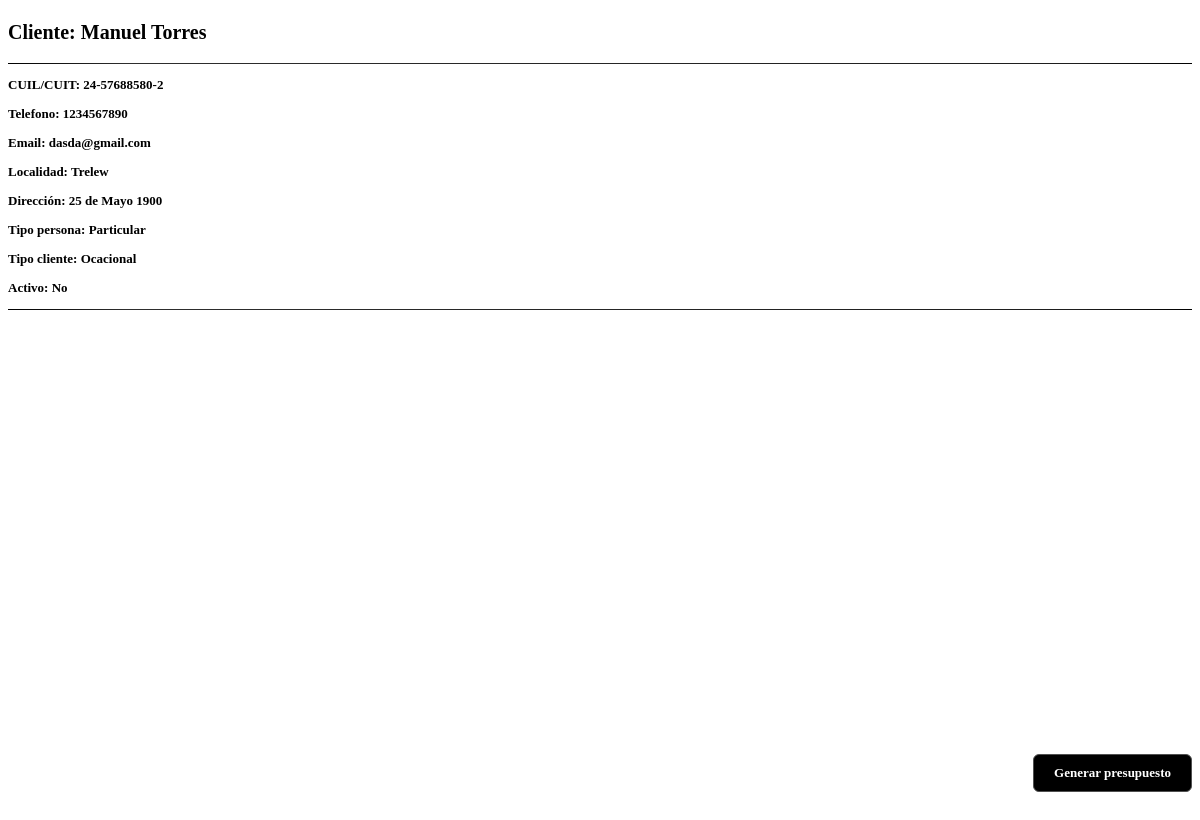
The page /gestionClientes/6 on the database as committed earlier.
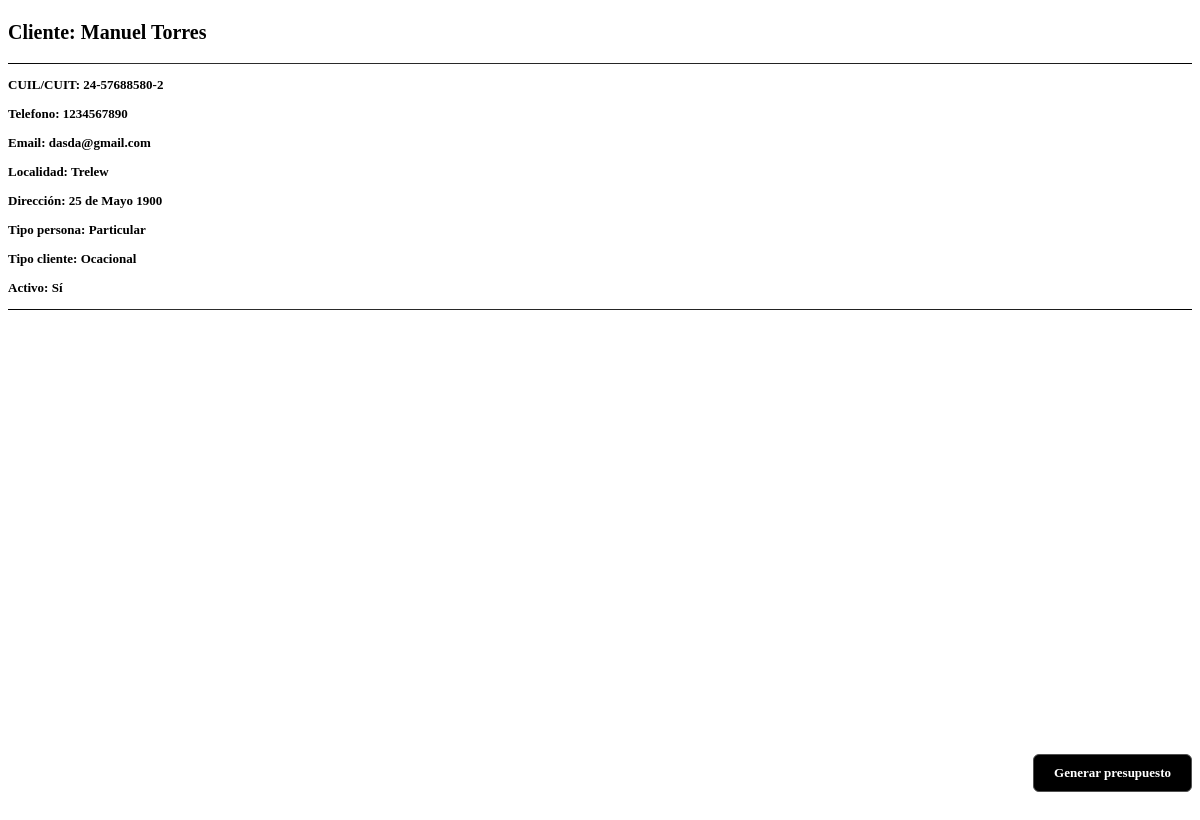
The same page on the database as committed later.
### core/views.py (the view)
# urls.py: path('gestionClientes/<int:pk>', detalleCliente, name='detalleCliente'),
def detalleCliente(request, pk):
    cliente = Cliente.objects.get(id=pk)
    return render(request, 'cliente/detalleCliente.html', {'cliente': cliente})

### core/models.py (called while the page is built)
    def __str__(self):
        return self.nombre

    def getTipo(self):
        return dict(self.TIPO)[self.tipo]

    def getTipoPersona(self):
        return dict(self.TIPOPERSONA)[self.tipoPersona]

### core/templates/cliente/detalleCliente.html (shortened to what this page needs)
{% load static %}
{% block detalle %}
<link href="{%static 'css/detalleCliente.css' %}" rel="stylesheet" />
<div class="container">
    <div class="container-detalles-cliente">
        <h1 class="nombre-cliente"> Cliente: {{cliente.nombre}} {{cliente.apellido}}</h1>
        <div class="divisor"></div>
        <p class="detalles-personales">CUIL/CUIT: {{cliente.cuil}}</p>
        <p class="detalles-personales">Telefono: {{cliente.telefono}}</p>
        <p class="detalles-personales">Email: {{cliente.email}}</p>
        <p class="detalles-personales">Localidad: {{cliente.localidad}}</p>
        <p class="detalles-personales">Dirección: {{cliente.direccion}}</p>
        <p class="detalles-personales">Tipo persona: {{cliente.getTipoPersona}}</p>
        <p class="detalles-personales">Tipo cliente: {{cliente.getTipo}}</p>
        {% if cliente.activo %}
            <p class="detalles-personales">Activo: Sí</p>
        {% else %}
            <p class="detalles-personales">Activo: No</p>
        {% endif %}
        <div class="divisor"></div>
    </div>
    <div class="container-acciones">
        <a href="{%url 'presupuestarCliente'%}" class="generar-presupuesto">Generar presupuesto</a>
    </div>
</div>
{% endblock %}

Rows that differ between the two databases and show on the page:
changed Cliente "Manuel": activo False → True (drawn)
Other text that changed with them:
text no longer shown: "Activo: No"
text now shown: "Activo: Sí"
